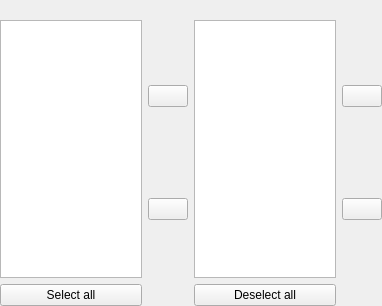
<ui version="4.0" >
 <class>DoubleStringsListSelectionWidget</class>
 <widget class="QWidget" name="DoubleStringsListSelectionWidget" >
  <property name="geometry" >
   <rect>
    <x>0</x>
    <y>0</y>
    <width>382</width>
    <height>306</height>
   </rect>
  </property>
  <property name="windowTitle" >
   <string>Form</string>
  </property>
  <layout class="QHBoxLayout" name="horizontalLayout" >
   <property name="margin" >
    <number>0</number>
   </property>
   <item>
    <layout class="QVBoxLayout" name="verticalLayout" >
     <item>
      <widget class="QLabel" name="inputListLabel" >
       <property name="text" >
        <string/>
       </property>
       <property name="alignment" >
        <set>Qt::AlignCenter</set>
       </property>
      </widget>
     </item>
     <item>
      <widget class="tlp::ItemsListWidget" name="inputList" />
     </item>
     <item>
      <widget class="QPushButton" name="selectButton" >
       <property name="text" >
        <string>Select all</string>
       </property>
      </widget>
     </item>
    </layout>
   </item>
   <item>
    <layout class="QVBoxLayout" name="verticalLayout_6" >
     <item>
      <widget class="QPushButton" name="addButton" >
       <property name="text" >
        <string/>
       </property>
      </widget>
     </item>
     <item>
      <widget class="QPushButton" name="removeButton" >
       <property name="text" >
        <string/>
       </property>
      </widget>
     </item>
    </layout>
   </item>
   <item>
    <layout class="QVBoxLayout" name="verticalLayout_2" >
     <item>
      <widget class="QLabel" name="outputListLabel" >
       <property name="text" >
        <string/>
       </property>
       <property name="alignment" >
        <set>Qt::AlignCenter</set>
       </property>
      </widget>
     </item>
     <item>
      <widget class="tlp::ItemsListWidget" name="outputList" />
     </item>
     <item>
      <widget class="QPushButton" name="unselectButton" >
       <property name="text" >
        <string>Deselect all</string>
       </property>
      </widget>
     </item>
    </layout>
   </item>
   <item>
    <layout class="QVBoxLayout" name="verticalLayout_5" >
     <item>
      <widget class="QPushButton" name="upButton" >
       <property name="text" >
        <string/>
       </property>
      </widget>
     </item>
     <item>
      <widget class="QPushButton" name="downButton" >
       <property name="text" >
        <string/>
       </property>
      </widget>
     </item>
    </layout>
   </item>
  </layout>
 </widget>
 <customwidgets>
  <customwidget>
   <class>tlp::ItemsListWidget</class>
   <extends>QListView</extends>
   <header>talipot/ItemsListWidget.h</header>
  </customwidget>
 </customwidgets>
 <connections/>
</ui>
